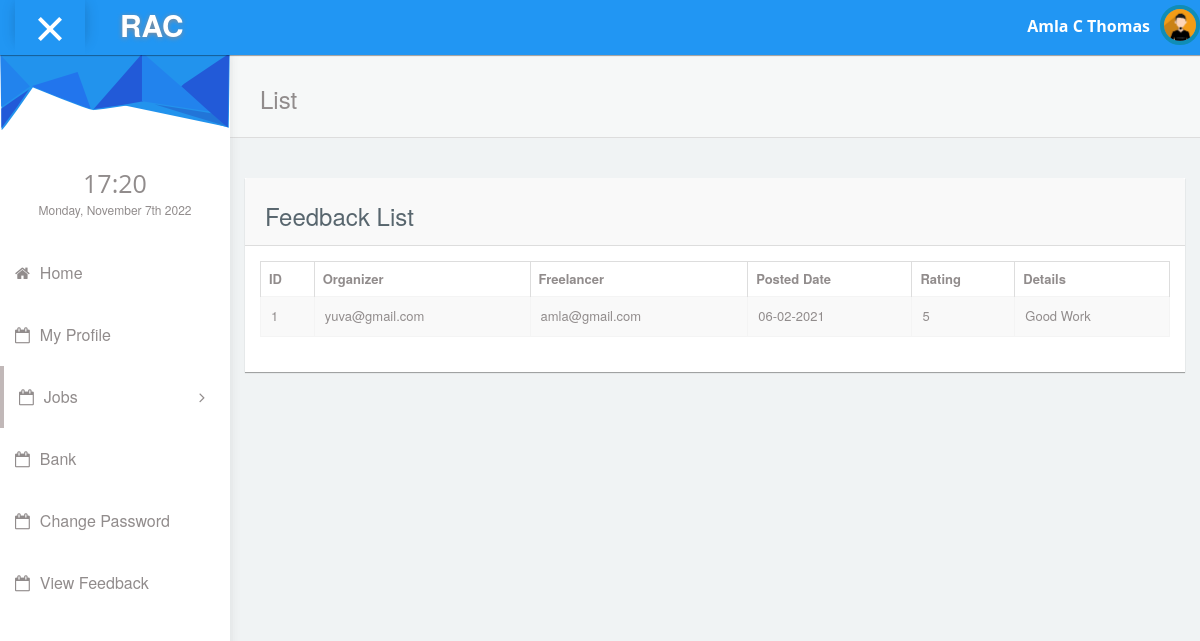
Screenshot of /freelancer/viewfeedback.php (signed in) with the database file from the repository.
### tables this page shows
CREATE TABLE IF NOT EXISTS `free_reg` (
  `fid` int(11) NOT NULL AUTO_INCREMENT,
  `name` varchar(100) NOT NULL,
  `address` text NOT NULL,
  `phno` varchar(20) NOT NULL,
  `degree` varchar(30) NOT NULL,
  `institution` varchar(100) NOT NULL,
  `university` varchar(100) NOT NULL,
  `other_quali` varchar(120) DEFAULT NULL,
  `work_exp` varchar(100) DEFAULT NULL,
  `work_place` varchar(70) DEFAULT NULL,
  `post` varchar(100) DEFAULT NULL,
  `years_worked` varchar(50) DEFAULT NULL,
  `current_status` varchar(30) NOT NULL,
  `area_of_study` varchar(100) DEFAULT NULL,
  `email` varchar(100) NOT NULL,
  `dob` date DEFAULT NULL,
  PRIMARY KEY (`fid`)
);

CREATE TABLE IF NOT EXISTS `feedback` (
  `feed_id` int(11) NOT NULL AUTO_INCREMENT,
  `rating` int(11) NOT NULL,
  `date` date NOT NULL,
  `fromorg` varchar(200) NOT NULL,
  `tofree` varchar(200) NOT NULL,
  `details` varchar(200) NOT NULL,
  PRIMARY KEY (`feed_id`)
);

### connectionclass.php (called while the page is built, shortened)
<?php
class ConnectionClass
{
public $db=null;
public function open()
{
$this->db=mysqli_connect('localhost','root','','rent_a_coder') or die('Error: ' . mysqli_error($myConnection));
	}
public function GetTable($qry)
{
    try
	{
	$result=mysqli_query($this->db,$qry);
	if($result)
	{
	    $data = array();
		while ($row=mysqli_fetch_assoc($result))
		{
		$data[ ] = $row;
		}
		return $data;
		}
	else
	throw new  Exception(mysql_error());
	}
	catch(Exception $e)
	{
	return $e->getMessage();
	}
}
public function GetSingleData($qry)
{
  try
  {
      $result=mysqli_query($this->db,$qry);
	  if($result)
	  {
	         $row=mysqli_fetch_row($result) ;
			 return $row[0];
			 }
			 else
			 {
			     throw new Exception(mysqli_error($this->db));
			 }
    }
	catch(Exception $e)
	{
	         return $e->getMessage();
	}
 }
}
?>

### freelancer/viewfeedback.php (the view)
<?php
require_once('header.php');
require_once("../connectionclass.php");
$obj=new ConnectionClass();
$uname=$_SESSION['email'];
$qry="select * from feedback f inner join org_reg r inner join free_reg fr on fr.fid=f.tofree and r.email=f.fromorg where fr.email='$uname'";
$result=$obj->GetTable($qry);
?>
            <div id="content">
               <div class="panel box-shadow-none content-header">
                  <div class="panel-body">
                    <div class="col-md-12">
                        <h3 class="animated fadeInLeft">List</h3>
                    </div>
                  </div>
              </div>
              <div class="col-md-12 top-20 padding-0">
                <div class="col-md-12">
                  <div class="panel">
                    <div class="panel-heading"><h3>Feedback List</h3></div>
                    <div class="panel-body">
                      <div class="responsive-table">
                      <table id="datatables-example" class="table table-striped table-bordered" width="100%" cellspacing="0">
                      <thead>
                          <tr>
            <th data-breakpoints="xs">ID</th>
            <th>Organizer</th>
            <th>Freelancer</th>
            <th>Posted Date</th>
            <th>Rating</th>
            <th>Details</th>
        </thead>
        <tbody>
            <?php
            $i=0;
            foreach ($result as $res)
            {
                $i++;
            ?>
          <tr data-expanded="true">
            <td><?php echo $i;?></td>
            <td><?php echo $res['fromorg'];?></td>
            <td><?php echo $res['email'];?></td>
            <td><?php echo $da=date("d-m-Y", strtotime($res['date']) );?></td>
            <td><?php echo $res['rating'];?></td>
            <td><?php echo $res['details'];?></td>
          </tr>
          <?php
            }
            ?>
                      </tbody>
                        </table>
                      </div>
                  </div>
                </div>
              </div>
              </div>
            </div>
<?php require_once('footer.php'); ?>

### freelancer/header.php (shortened to what this page needs)
<!DOCTYPE html>
<html lang="en">
<head>
    <link rel="stylesheet" type="text/css" href="../admintemplate/css/bootstrap.min.css">
      <link rel="stylesheet" type="text/css" href="../admintemplate/css/plugins/font-awesome.min.css"/>
      <link rel="stylesheet" type="text/css" href="../admintemplate/css/plugins/simple-line-icons.css"/>
      <link rel="stylesheet" type="text/css" href="../admintemplate/css/plugins/animate.min.css"/>
      <link rel="stylesheet" type="text/css" href="../admintemplate/css/plugins/fullcalendar.min.css"/>
	<link href="../admintemplate/css/style.css" rel="stylesheet">
  </head>
<?php
require_once("../connectionclass.php");
$obj=new ConnectionClass();
$email=$_SESSION['email'];
$qry="select name from free_reg where email='$email'";
$name=$obj->GetSingleData($qry);
?>
 <body id="mimin" class="dashboard">
        <nav class="navbar navbar-default header navbar-fixed-top">
          <div class="col-md-12 nav-wrapper">
            <div class="navbar-header" style="width:100%;">
              <div class="opener-left-menu is-open">
                <span class="bottom"></span>
              </div>
                <a href="index.php" class="navbar-brand">
                 <b>RAC</b>
                </a>
              <ul class="nav navbar-nav navbar-right user-nav">
                <li class="user-name"><span><?php echo $name; ?></span></li>
                  <li class="dropdown avatar-dropdown">
                   <img src="../admintemplate/img/avatar.jpg" class="img-circle avatar" alt="user name" data-toggle="dropdown" aria-haspopup="true" aria-expanded="true"/>
                </li>
              </ul>
            </div>
          </div>
        </nav>
      <div class="container-fluid mimin-wrapper">
            <div id="left-menu">
              <div class="sub-left-menu scroll">
                <ul class="nav nav-list">
                    <li><div class="left-bg"></div></li>
                    <li class="time">
                      <h1 class="animated fadeInLeft" style="font-size: 25px;">21:00</h1>
                      <p class="animated fadeInRight">Sat,October 1st 2029</p>
                    </li>
                     <li class="ripple"><a href="index.php"><span class="fa fa-home"></span>Home</a></li>
                      <li class="ripple"><a href="profile.php"><span class="fa fa-calendar-o"></span>My Profile</a></li>
                     <li class="active ripple">
                      <a class="tree-toggle nav-header"><span class="fa-calendar-o fa"></span>Jobs
                        <span class="fa-angle-right fa right-arrow text-right"></span>
                      </a>
                    </li>
                   <li class="ripple"><a href="bank.php"><span class="fa fa-calendar-o"></span>Bank</a></li>
                   <li class="ripple"><a href="changepassword.php"><span class="fa fa-calendar-o"></span>Change Password</a></li>
                   <li class="ripple"><a href="viewfeedback.php"><span class="fa fa-calendar-o"></span>View Feedback</a></li>
                       </ul>
                </div>
            </div>

### rows the page displays
free_reg: name "Amla C Thomas"
feedback: fromorg "yuva@gmail.com", free_reg.email "amla@gmail.com", date "06-02-2021", rating "5", details "Good Work"
